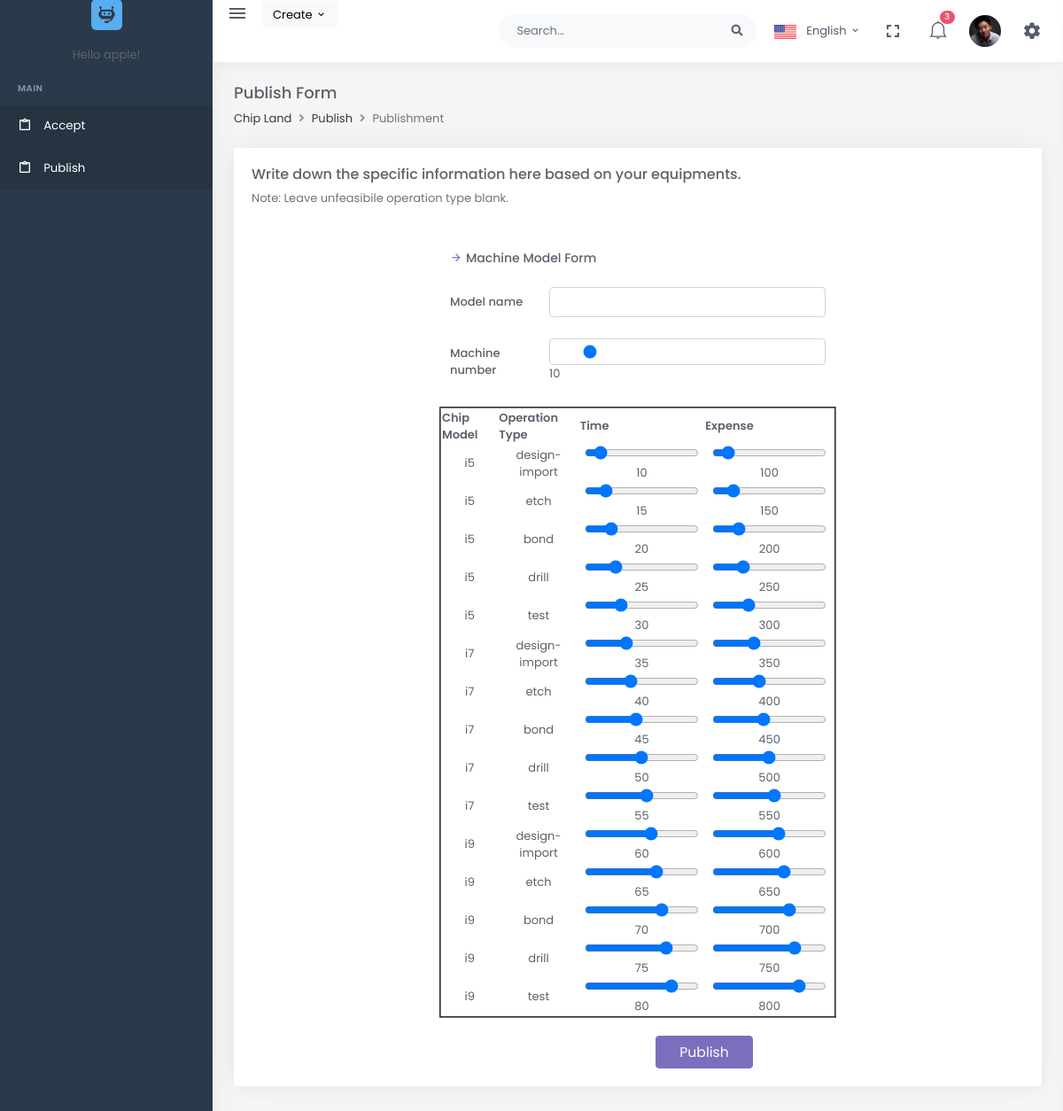
The page /plant-publish.php (signed in) on the database its author committed.
### tables this page shows
CREATE TABLE Operation_Types
(
  `priority` INT NOT NULL,
  operation_type CHAR(20) NOT NULL,
  chip_model CHAR(20) NOT NULL,
  PRIMARY KEY (operation_type, chip_model),
  FOREIGN KEY (chip_model) REFERENCES Chip_Models(chip_model)
);

### plant-publish-form-included.php (the view)
<h5 class="font-size-14 mb-4"><i class="mdi mdi-arrow-right text-primary me-1"></i>Machine Model Form</h5>
<form action="plant-publish.php" method="post">
    <div class="row mb-4">
        <label for="horizontal-firstname-input" class="col-sm-3 col-form-label">Model name</label>
        <div class="col-sm-9">
            <input type="text" class="form-control" id="horizontal-firstname-input" name="machine_model_name" required="required"/>
        </div>
    </div>
    <div class="row mb-4">
        <label for="horizontal-firstname-input" class="col-sm-3 col-form-label">Machine number</label>
        <div class="col-sm-9">
            <input type="range" min="1" max="100" value="10" oninput="this.nextElementSibling.value = this.value" class="form-control" id="horizontal-firstname-input" name="machine_model_num" required="required"/>
            <output>10</output>
        </div>
    </div>
    <div class="row justify-content-end">
        <table border='2px' align='middle'>
            <th>Chip Model</th>
            <th>Operation Type</th>
            <th>Time</th>
            <th>Expense</th>
            <?php
                $operation_types = $mysqli->query("SELECT `chip_model`, `operation_type` FROM Operation_Types ORDER BY `chip_model`, `priority`");
                $name = 1;
                $time = 10;
                $expense = 100;
                while ($operation_type_row = mysqli_fetch_array($operation_types)) {
                    echo "<tr>";
                        echo "<td align='center'>". "$operation_type_row[chip_model]". "</td>";
                        echo "<td align='center'>". "$operation_type_row[operation_type]". "</td>";
                        echo "<td align='center'>". "<input type='range' min='1' max='100' value='$time' oninput='this.nextElementSibling.value = this.value' name='$name'/>" . "<output>$time</output>". "</td>";
                        $name++;
                        $time = $time + 5;
                        echo "<td align='center'>". "<input type='range' min='10' max='1000' value='$expense' oninput='this.nextElementSibling.value = this.value' name='$name'/>" . "<output>$expense</output>". "</td>";
                        $name++;
                        $expense = $expense + 50;
                    echo "</tr>";
                }
            ?>
        </table>
        <div class="col-sm-9"; >
            <button type="submit" style="margin-top:20px; margin-left:120px; font-size:larger;" class="btn btn-primary w-md">Publish</button>
        </div>
    </div>
</form>

### plant-publish.php (shortened to what this page needs)
<!DOCTYPE html>
<html lang="en">
    <head>
        <link href="assets/css/bootstrap.min.css" id="bootstrap-style" rel="stylesheet" type="text/css">
        <link href="assets/css/icons.min.css" rel="stylesheet" type="text/css">
        <link href="assets/css/app.min.css" id="app-style" rel="stylesheet" type="text/css">
    </head>
    <?php
		$plant_name = $_SESSION['plant_name'];
		$mysqli = new mysqli("localhost", 'root', '', 'chip_website');
    ?>
    <body data-sidebar="dark">
        <div id="layout-wrapper">
            <header id="page-topbar">
                <div class="navbar-header">
                    <div class="d-flex">
                        <div class="navbar-brand-box">
                            <a href="index.php" class="logo logo-light">
                                <span class="logo-lg">
                                    <img src="images/index/robot1.png" alt="" height="35">
                                </span>
                            </a>
							<p>Hello <?php echo "$plant_name"?>!</p>
                        </div>
                        <button type="button" class="btn btn-sm px-3 font-size-24 header-item waves-effect vertical-menu-btn">
                            <i class="mdi mdi-menu"></i>
                        </button>
                        <div class="d-none d-sm-block">
                            <div class="dropdown dropdown-topbar pt-3 mt-1 d-inline-block">
                                <a class="btn btn-light dropdown-toggle" href="#" role="button" id="dropdownMenuLink" data-bs-toggle="dropdown" aria-haspopup="true" aria-expanded="false">
                                        Create <i class="mdi mdi-chevron-down"></i>
                                    </a>
                            </div>
                        </div>
                    </div>
                    <div class="d-flex">
                        <form class="app-search d-none d-lg-block">
                            <div class="position-relative">
                                <input type="text" class="form-control" placeholder="Search...">
                                <span class="fa fa-search"></span>
                            </div>
                        </form>
                        <div class="dropdown d-none d-md-block ms-2">
                            <button type="button" class="btn header-item waves-effect" data-bs-toggle="dropdown" aria-haspopup="true" aria-expanded="false">
                                <img class="me-2" src="assets/picture/us_flag.jpg" alt="Header Language" height="16"> English <span class="mdi mdi-chevron-down"></span>
                            </button>
                        </div>
                        <div class="dropdown d-none d-lg-inline-block">
                            <button type="button" class="btn header-item noti-icon waves-effect" data-toggle="fullscreen">
                                <i class="mdi mdi-fullscreen font-size-24"></i>
                            </button>
                        </div>
                        <div class="dropdown d-inline-block ms-1">
                            <button type="button" class="btn header-item noti-icon waves-effect" id="page-header-notifications-dropdown" data-bs-toggle="dropdown" aria-haspopup="true" aria-expanded="false">
                                <i class="ti-bell"></i>
                                <span class="badge bg-danger rounded-pill">3</span>
                            </button>
                        </div>
                        <div class="dropdown d-inline-block">
                            <button type="button" class="btn header-item waves-effect" id="page-header-user-dropdown" data-bs-toggle="dropdown" aria-haspopup="true" aria-expanded="false">
                                <img class="rounded-circle header-profile-user" src="assets/picture/user-4.jpg" alt="Header Avatar">
                            </button>
                        </div>
                        <div class="dropdown d-inline-block">
                            <button type="button" class="btn header-item noti-icon right-bar-toggle waves-effect">
                                <i class="mdi mdi-spin mdi-cog"></i>
                            </button>
                        </div>
                    </div>
                </div>
            </header>
            <div class="vertical-menu">
                <div data-simplebar="" class="h-100">
                    <div id="sidebar-menu">
                        <ul class="metismenu list-unstyled" id="side-menu">
                            <li class="menu-title">Main</li>
                            <li>
                                <a href="plant-accept.php" class="waves-effect">
                                    <i class="mdi mdi-clipboard-outline"></i>
                                    <span>Accept</span>
                                </a>
                                <a href="plant-publish.php" class="waves-effect">
                                    <i class="mdi mdi-clipboard-outline"></i>
                                    <span>Publish</span>
                                </a>
                            </li>
                        </ul>
                    </div>
                </div>
            </div>
            <div class="main-content">
                <div class="page-content">
                    <div class="container-fluid">
                        <div class="row">
                            <div class="col-sm-6">
                                <div class="page-title-box">
                                    <h4>Publish Form</h4>
                                        <ol class="breadcrumb m-0">
                                            <li class="breadcrumb-item"><a href="javascript: void(0);">Chip Land</a></li>
                                            <li class="breadcrumb-item"><a href="javascript: void(0);">Publish</a></li>
                                            <li class="breadcrumb-item active">Publishment</li>
                                        </ol>
                                </div>
                            </div>
                        </div>
                        <div class="row">
                            <div class="col-lg-12">
                                <div class="card">
                                    <div class="card-body">
										<h4 class="card-title">Write down the specific information here based on your equipments.</h4>
                                        <p class="card-title-desc">Note: Leave unfeasibile operation type blank.</p>
                                        <div class="row">
											<div class="col-lg-3"></div>
                                            <div class="col-lg-6">
                                                <div class="mt-4" >
                                                    <?php include "plant-publish-form-included.php" ?>
                                                </div>
                                            </div>
                                        </div>
                                    </div>
                                </div>
                            </div>
                        </div>
                    </div>
                </div>
            </div>
        </div>
    </body>
</html>

### rows shown on the page
operation_types: chip_model "i5", operation_type "design-import"
operation_types: chip_model "i5", operation_type "etch", time "15", expense "150"
operation_types: chip_model "i5", operation_type "bond", time "20", expense "200"
operation_types: chip_model "i5", operation_type "drill", time "25", expense "250"
operation_types: chip_model "i5", operation_type "test", time "30", expense "300"
operation_types: chip_model "i7", operation_type "design-import", time "35", expense "350"
operation_types: chip_model "i7", operation_type "etch", time "40", expense "400"
operation_types: chip_model "i7", operation_type "bond", time "45", expense "450"
operation_types: chip_model "i7", operation_type "drill", time "50", expense "500"
operation_types: chip_model "i7", operation_type "test", time "55", expense "550"
operation_types: chip_model "i9", operation_type "design-import", time "60", expense "600"
operation_types: chip_model "i9", operation_type "etch", time "65", expense "650"
operation_types: chip_model "i9", operation_type "bond", time "70", expense "700"
operation_types: chip_model "i9", operation_type "drill", time "75", expense "750"
operation_types: chip_model "i9", operation_type "test", time "80", expense "800"

### other values the page prints
$plant_name "apple"
